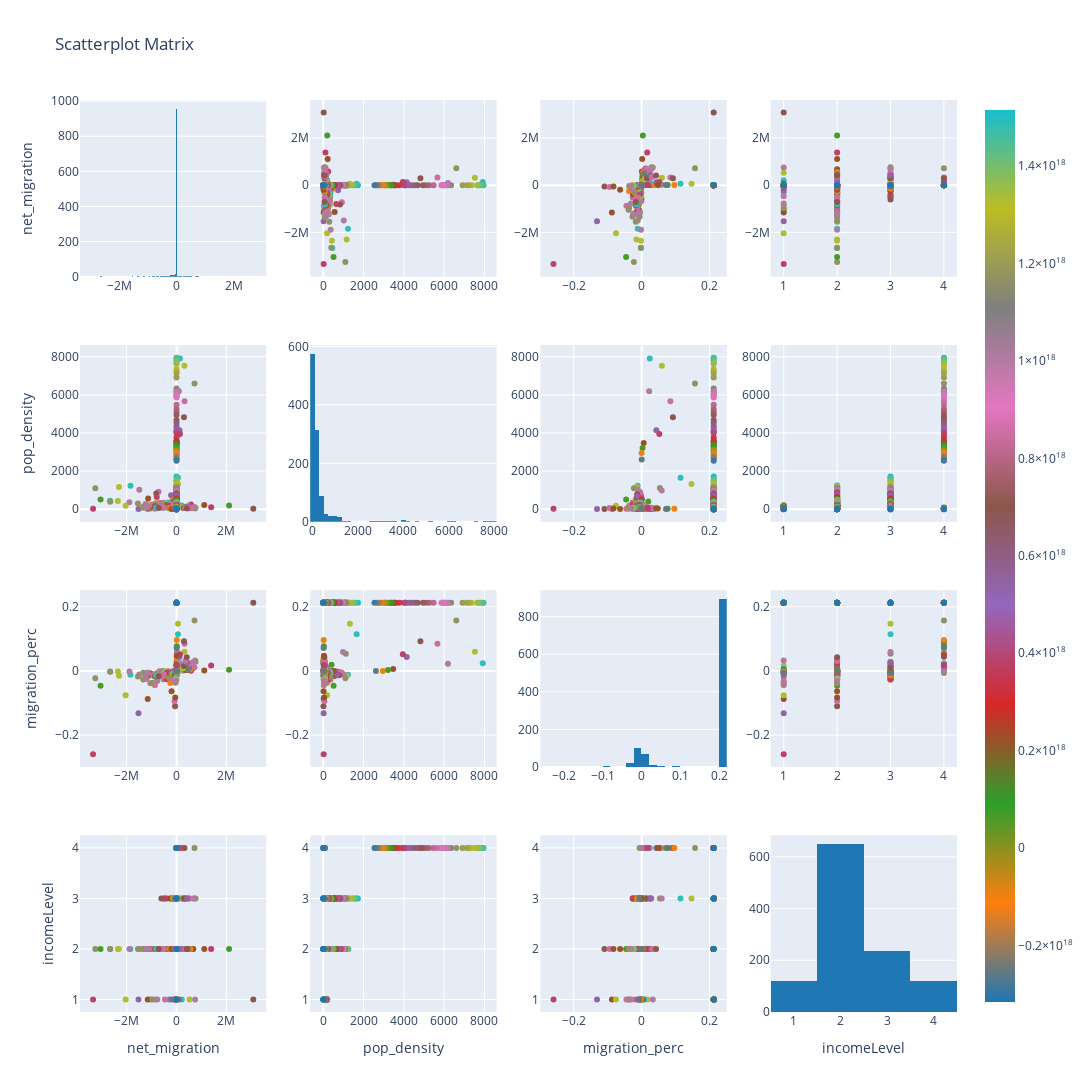

Here is the notebook cell this chart was saved with:
### Code cell
import plotly.figure_factory as ff

figure = ff.create_scatterplotmatrix(
    mig[['net_migration', 'pop_density', 'migration_perc',      
        'incomeLevel','year']], height = 1500, width = 1500,
    diag='histogram',
    index='year')
iplot(figure)

### Figure 1 — Plotly figure (JSON) as saved in the notebook; plotly's stock layout.template omitted (floating-point values rounded to 4 significant figures; data arrays with more than 128 entries replaced by an {"elided": "..."} marker saying what was removed)
{"data": [{"marker": {"color": "rgb(31, 119, 180)"}, "showlegend": false, "type": "histogram", "x": {"elided": "1121 float values"}, "xaxis": "x", "yaxis": "y"}, {"marker": {"color": {"elided": "1121 int values"}, "colorscale": [[0, "rgb(31, 119, 180)"], [0.1111, "rgb(255, 127, 14)"], [0.2222, "rgb(44, 160, 44)"], [0.3333, "rgb(214, 39, 40)"], [0.4444, "rgb(148, 103, 189)"], [0.5556, "rgb(140, 86, 75)"], [0.6667, "rgb(227, 119, 194)"], [0.7778, "rgb(127, 127, 127)"], [0.8889, "rgb(188, 189, 34)"], [1, "rgb(23, 190, 207)"]], "showscale": true, "size": 6}, "mode": "markers", "showlegend": false, "type": "scatter", "x": {"elided": "1121 float values"}, "xaxis": "x2", "y": {"elided": "1121 float values"}, "yaxis": "y2"}, {"marker": {"color": {"elided": "1121 int values"}, "colorscale": [[0, "rgb(31, 119, 180)"], [0.1111, "rgb(255, 127, 14)"], [0.2222, "rgb(44, 160, 44)"], [0.3333, "rgb(214, 39, 40)"], [0.4444, "rgb(148, 103, 189)"], [0.5556, "rgb(140, 86, 75)"], [0.6667, "rgb(227, 119, 194)"], [0.7778, "rgb(127, 127, 127)"], [0.8889, "rgb(188, 189, 34)"], [1, "rgb(23, 190, 207)"]], "showscale": false, "size": 6}, "mode": "markers", "showlegend": false, "type": "scatter", "x": {"elided": "1121 float values"}, "xaxis": "x3", "y": {"elided": "1121 float values"}, "yaxis": "y3"}, {"marker": {"color": {"elided": "1121 int values"}, "colorscale": [[0, "rgb(31, 119, 180)"], [0.1111, "rgb(255, 127, 14)"], [0.2222, "rgb(44, 160, 44)"], [0.3333, "rgb(214, 39, 40)"], [0.4444, "rgb(148, 103, 189)"], [0.5556, "rgb(140, 86, 75)"], [0.6667, "rgb(227, 119, 194)"], [0.7778, "rgb(127, 127, 127)"], [0.8889, "rgb(188, 189, 34)"], [1, "rgb(23, 190, 207)"]], "showscale": false, "size": 6}, "mode": "markers", "showlegend": false, "type": "scatter", "x": {"elided": "1121 int values"}, "xaxis": "x4", "y": {"elided": "1121 float values"}, "yaxis": "y4"}, {"marker": {"color": {"elided": "1121 int values"}, "colorscale": [[0, "rgb(31, 119, 180)"], [0.1111, "rgb(255, 127, 14)"], [0.2222, "rgb(44, 160, 44)"], [0.3333, "rgb(214, 39, 40)"], [0.4444, "rgb(148, 103, 189)"], [0.5556, "rgb(140, 86, 75)"], [0.6667, "rgb(227, 119, 194)"], [0.7778, "rgb(127, 127, 127)"], [0.8889, "rgb(188, 189, 34)"], [1, "rgb(23, 190, 207)"]], "showscale": false, "size": 6}, "mode": "markers", "showlegend": false, "type": "scatter", "x": {"elided": "1121 float values"}, "xaxis": "x5", "y": {"elided": "1121 float values"}, "yaxis": "y5"}, {"marker": {"color": "rgb(31, 119, 180)"}, "showlegend": false, "type": "histogram", "x": {"elided": "1121 float values"}, "xaxis": "x6", "yaxis": "y6"}, {"marker": {"color": {"elided": "1121 int values"}, "colorscale": [[0, "rgb(31, 119, 180)"], [0.1111, "rgb(255, 127, 14)"], [0.2222, "rgb(44, 160, 44)"], [0.3333, "rgb(214, 39, 40)"], [0.4444, "rgb(148, 103, 189)"], [0.5556, "rgb(140, 86, 75)"], [0.6667, "rgb(227, 119, 194)"], [0.7778, "rgb(127, 127, 127)"], [0.8889, "rgb(188, 189, 34)"], [1, "rgb(23, 190, 207)"]], "showscale": false, "size": 6}, "mode": "markers", "showlegend": false, "type": "scatter", "x": {"elided": "1121 float values"}, "xaxis": "x7", "y": {"elided": "1121 float values"}, "yaxis": "y7"}, {"marker": {"color": {"elided": "1121 int values"}, "colorscale": [[0, "rgb(31, 119, 180)"], [0.1111, "rgb(255, 127, 14)"], [0.2222, "rgb(44, 160, 44)"], [0.3333, "rgb(214, 39, 40)"], [0.4444, "rgb(148, 103, 189)"], [0.5556, "rgb(140, 86, 75)"], [0.6667, "rgb(227, 119, 194)"], [0.7778, "rgb(127, 127, 127)"], [0.8889, "rgb(188, 189, 34)"], [1, "rgb(23, 190, 207)"]], "showscale": false, "size": 6}, "mode": "markers", "showlegend": false, "type": "scatter", "x": {"elided": "1121 int values"}, "xaxis": "x8", "y": {"elided": "1121 float values"}, "yaxis": "y8"}, {"marker": {"color": {"elided": "1121 int values"}, "colorscale": [[0, "rgb(31, 119, 180)"], [0.1111, "rgb(255, 127, 14)"], [0.2222, "rgb(44, 160, 44)"], [0.3333, "rgb(214, 39, 40)"], [0.4444, "rgb(148, 103, 189)"], [0.5556, "rgb(140, 86, 75)"], [0.6667, "rgb(227, 119, 194)"], [0.7778, "rgb(127, 127, 127)"], [0.8889, "rgb(188, 189, 34)"], [1, "rgb(23, 190, 207)"]], "showscale": false, "size": 6}, "mode": "markers", "showlegend": false, "type": "scatter", "x": {"elided": "1121 float values"}, "xaxis": "x9", "y": {"elided": "1121 float values"}, "yaxis": "y9"}, {"marker": {"color": {"elided": "1121 int values"}, "colorscale": [[0, "rgb(31, 119, 180)"], [0.1111, "rgb(255, 127, 14)"], [0.2222, "rgb(44, 160, 44)"], [0.3333, "rgb(214, 39, 40)"], [0.4444, "rgb(148, 103, 189)"], [0.5556, "rgb(140, 86, 75)"], [0.6667, "rgb(227, 119, 194)"], [0.7778, "rgb(127, 127, 127)"], [0.8889, "rgb(188, 189, 34)"], [1, "rgb(23, 190, 207)"]], "showscale": false, "size": 6}, "mode": "markers", "showlegend": false, "type": "scatter", "x": {"elided": "1121 float values"}, "xaxis": "x10", "y": {"elided": "1121 float values"}, "yaxis": "y10"}, {"marker": {"color": "rgb(31, 119, 180)"}, "showlegend": false, "type": "histogram", "x": {"elided": "1121 float values"}, "xaxis": "x11", "yaxis": "y11"}, {"marker": {"color": {"elided": "1121 int values"}, "colorscale": [[0, "rgb(31, 119, 180)"], [0.1111, "rgb(255, 127, 14)"], [0.2222, "rgb(44, 160, 44)"], [0.3333, "rgb(214, 39, 40)"], [0.4444, "rgb(148, 103, 189)"], [0.5556, "rgb(140, 86, 75)"], [0.6667, "rgb(227, 119, 194)"], [0.7778, "rgb(127, 127, 127)"], [0.8889, "rgb(188, 189, 34)"], [1, "rgb(23, 190, 207)"]], "showscale": false, "size": 6}, "mode": "markers", "showlegend": false, "type": "scatter", "x": {"elided": "1121 int values"}, "xaxis": "x12", "y": {"elided": "1121 float values"}, "yaxis": "y12"}, {"marker": {"color": {"elided": "1121 int values"}, "colorscale": [[0, "rgb(31, 119, 180)"], [0.1111, "rgb(255, 127, 14)"], [0.2222, "rgb(44, 160, 44)"], [0.3333, "rgb(214, 39, 40)"], [0.4444, "rgb(148, 103, 189)"], [0.5556, "rgb(140, 86, 75)"], [0.6667, "rgb(227, 119, 194)"], [0.7778, "rgb(127, 127, 127)"], [0.8889, "rgb(188, 189, 34)"], [1, "rgb(23, 190, 207)"]], "showscale": false, "size": 6}, "mode": "markers", "showlegend": false, "type": "scatter", "x": {"elided": "1121 float values"}, "xaxis": "x13", "y": {"elided": "1121 int values"}, "yaxis": "y13"}, {"marker": {"color": {"elided": "1121 int values"}, "colorscale": [[0, "rgb(31, 119, 180)"], [0.1111, "rgb(255, 127, 14)"], [0.2222, "rgb(44, 160, 44)"], [0.3333, "rgb(214, 39, 40)"], [0.4444, "rgb(148, 103, 189)"], [0.5556, "rgb(140, 86, 75)"], [0.6667, "rgb(227, 119, 194)"], [0.7778, "rgb(127, 127, 127)"], [0.8889, "rgb(188, 189, 34)"], [1, "rgb(23, 190, 207)"]], "showscale": false, "size": 6}, "mode": "markers", "showlegend": false, "type": "scatter", "x": {"elided": "1121 float values"}, "xaxis": "x14", "y": {"elided": "1121 int values"}, "yaxis": "y14"}, {"marker": {"color": {"elided": "1121 int values"}, "colorscale": [[0, "rgb(31, 119, 180)"], [0.1111, "rgb(255, 127, 14)"], [0.2222, "rgb(44, 160, 44)"], [0.3333, "rgb(214, 39, 40)"], [0.4444, "rgb(148, 103, 189)"], [0.5556, "rgb(140, 86, 75)"], [0.6667, "rgb(227, 119, 194)"], [0.7778, "rgb(127, 127, 127)"], [0.8889, "rgb(188, 189, 34)"], [1, "rgb(23, 190, 207)"]], "showscale": false, "size": 6}, "mode": "markers", "showlegend": false, "type": "scatter", "x": {"elided": "1121 float values"}, "xaxis": "x15", "y": {"elided": "1121 int values"}, "yaxis": "y15"}, {"marker": {"color": "rgb(31, 119, 180)"}, "showlegend": false, "type": "histogram", "x": {"elided": "1121 int values"}, "xaxis": "x16", "yaxis": "y16"}], "layout": {"barmode": "stack", "height": 1500, "showlegend": true, "title": {"text": "Scatterplot Matrix"}, "width": 1500, "xaxis": {"anchor": "y", "domain": [0, 0.2125]}, "xaxis10": {"anchor": "y10", "domain": [0.2625, 0.475]}, "xaxis11": {"anchor": "y11", "domain": [0.525, 0.7375]}, "xaxis12": {"anchor": "y12", "domain": [0.7875, 1]}, "xaxis13": {"anchor": "y13", "domain": [0, 0.2125], "title": {"text": "net_migration"}}, "xaxis14": {"anchor": "y14", "domain": [0.2625, 0.475], "title": {"text": "pop_density"}}, "xaxis15": {"anchor": "y15", "domain": [0.525, 0.7375], "title": {"text": "migration_perc"}}, "xaxis16": {"anchor": "y16", "domain": [0.7875, 1], "title": {"text": "incomeLevel"}}, "xaxis2": {"anchor": "y2", "domain": [0.2625, 0.475]}, "xaxis3": {"anchor": "y3", "domain": [0.525, 0.7375]}, "xaxis4": {"anchor": "y4", "domain": [0.7875, 1]}, "xaxis5": {"anchor": "y5", "domain": [0, 0.2125]}, "xaxis6": {"anchor": "y6", "domain": [0.2625, 0.475]}, "xaxis7": {"anchor": "y7", "domain": [0.525, 0.7375]}, "xaxis8": {"anchor": "y8", "domain": [0.7875, 1]}, "xaxis9": {"anchor": "y9", "domain": [0, 0.2125]}, "yaxis": {"anchor": "x", "domain": [0.8063, 1], "title": {"text": "net_migration"}}, "yaxis10": {"anchor": "x10", "domain": [0.2687, 0.4625]}, "yaxis11": {"anchor": "x11", "domain": [0.2687, 0.4625]}, "yaxis12": {"anchor": "x12", "domain": [0.2687, 0.4625]}, "yaxis13": {"anchor": "x13", "domain": [0, 0.1938], "title": {"text": "incomeLevel"}}, "yaxis14": {"anchor": "x14", "domain": [0, 0.1938]}, "yaxis15": {"anchor": "x15", "domain": [0, 0.1938]}, "yaxis16": {"anchor": "x16", "domain": [0, 0.1938]}, "yaxis2": {"anchor": "x2", "domain": [0.8063, 1]}, "yaxis3": {"anchor": "x3", "domain": [0.8063, 1]}, "yaxis4": {"anchor": "x4", "domain": [0.8063, 1]}, "yaxis5": {"anchor": "x5", "domain": [0.5375, 0.7312], "title": {"text": "pop_density"}}, "yaxis6": {"anchor": "x6", "domain": [0.5375, 0.7312]}, "yaxis7": {"anchor": "x7", "domain": [0.5375, 0.7312]}, "yaxis8": {"anchor": "x8", "domain": [0.5375, 0.7312]}, "yaxis9": {"anchor": "x9", "domain": [0.2687, 0.4625], "title": {"text": "migration_perc"}}}}
